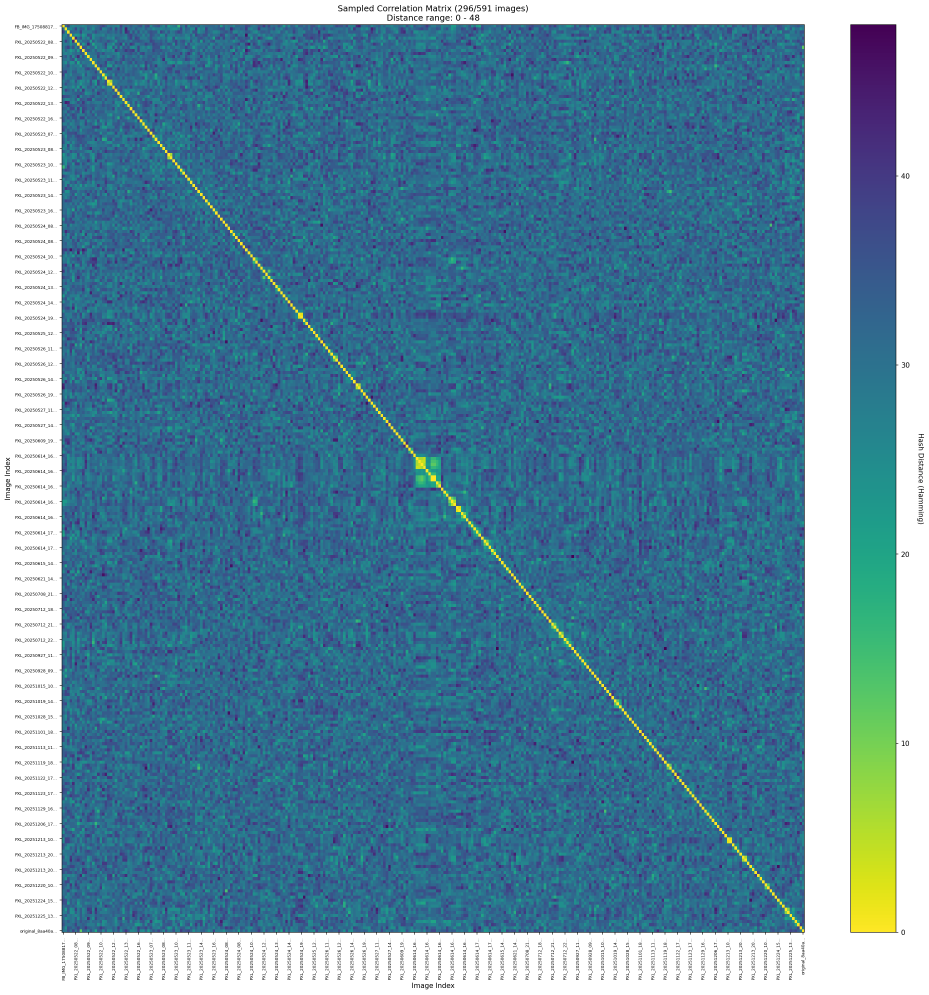
#> input picture hash_correlation_matrix_sampled.png, 2786 x 2983 px (shown at 1/3 size)
$ python -i utils.py   (imports and definitions only)   (older library calls are emulated)
#> lines starting #> are read from the running program, lines starting #| are printed output that depends on the picture
### photo_derush/image_manager.py
import os
import threading
import logging
from typing import Dict, Tuple
from PIL import Image, ImageFile
ImageFile.LOAD_TRUNCATED_IMAGES = True
from collections import OrderedDict

logger = logging.getLogger(__name__)

class ImageManager:
    """Manages thumbnail cache only (miniatures) to avoid memory growth from full-size images.
    Full images are opened on demand (not cached) and file handles closed immediately.
    Thread-safe for concurrent reads."""
    def __init__(self, max_thumbs: int = 1000):
        self._lock = threading.RLock()
        # thumb cache: (path, size) -> (mtime, Image)
        self._thumbs: "OrderedDict[Tuple[str, Tuple[int,int]], Tuple[float, Image.Image]]" = OrderedDict()
        self._max_thumbs = max_thumbs

    # [77 lines left out: functions _current_mtime, get_image, _evict_if_needed, get_thumbnail, clear, not called in this run]

image_manager = ImageManager()

### photo_derush/utils.py
# Common helpers

import cv2
from PIL import Image, ExifTags
import imagehash
import logging
from .image_manager import image_manager
import os

# [13 lines left out: functions pil2pixmap, compute_blur_score, not called in this run]

def compute_sharpness_features(img_path):
#> called with img_path = '../hash_correlation_matrix_sampled.png'
    img = cv2.imread(img_path, cv2.IMREAD_GRAYSCALE)
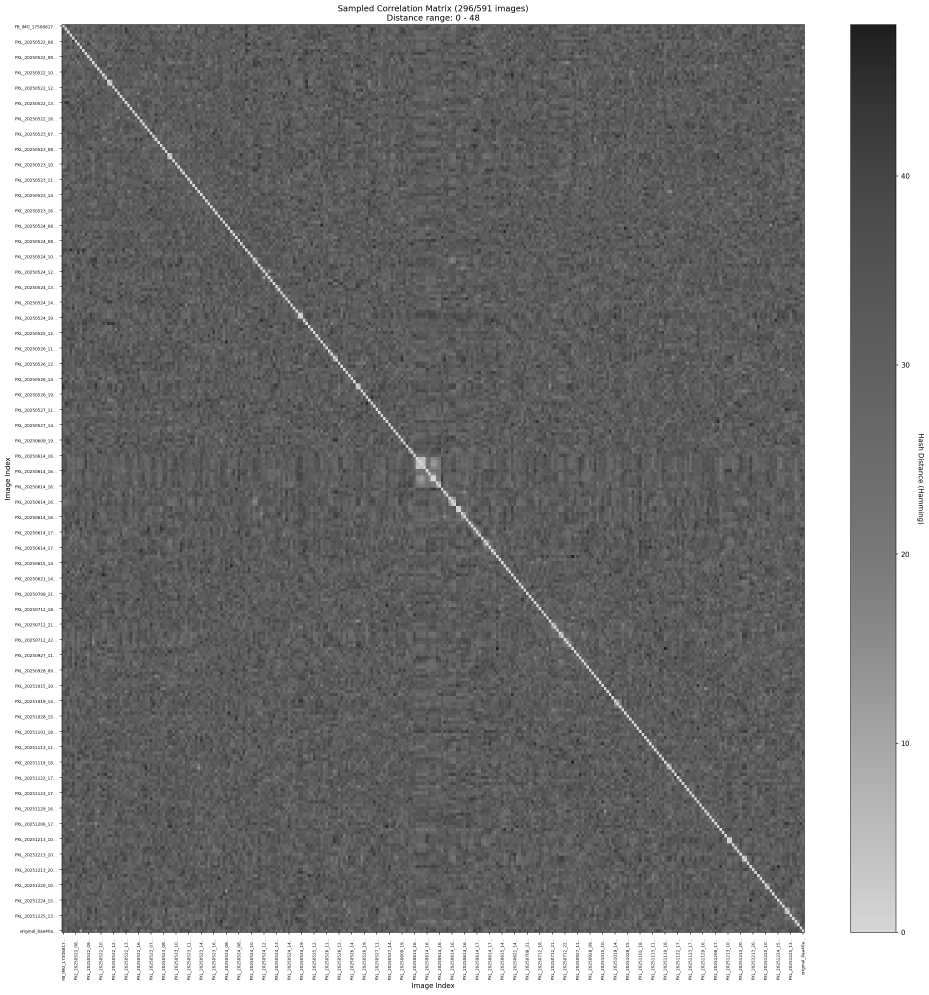
#> img: shape (2983, 2786) (shown at 1/3 size); min 0, max 255, mean 128.1
    if img is None:
        return None
    features = {}
    features['variance_laplacian'] = cv2.Laplacian(img, cv2.CV_64F).var()
    features['tenengrad'] = cv2.Laplacian(img, cv2.CV_64F).var()  # Placeholder for Tenengrad
    features['brenner'] = cv2.Laplacian(img, cv2.CV_64F).var()  # Placeholder for Brenner
    features['wavelet_energy'] = cv2.Laplacian(img, cv2.CV_64F).var()  # Placeholder for Wavelet energy
    return features

# [104 lines left out: functions compute_perceptual_hash, extract_exif, format_gps_info, not called in this run]

>>> result = compute_sharpness_features('../hash_correlation_matrix_sampled.png')
#> result = {'variance_laplacian': 1550.7, 'tenengrad': 1550.7, 'brenner': 1550.7, 'wavelet_energy': 1550.7}

$ run again, on hash_correlation_matrix_clustered.png
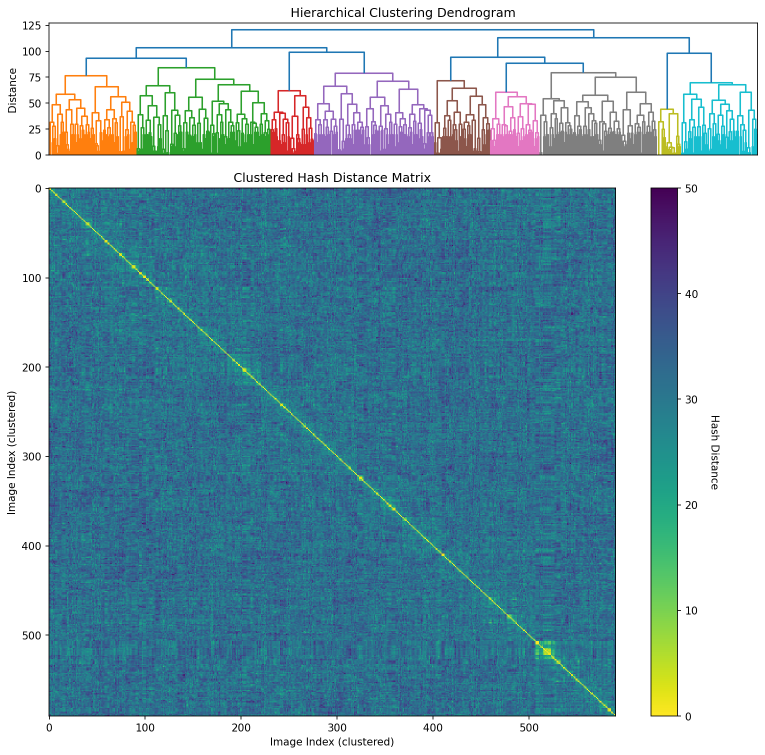
#> input picture hash_correlation_matrix_clustered.png, 1529 x 1510 px (shown at 1/2 size)
#> in compute_sharpness_features, `img = cv2.imread(img_path, cv2.IMREAD_GRAYSCALE)`:
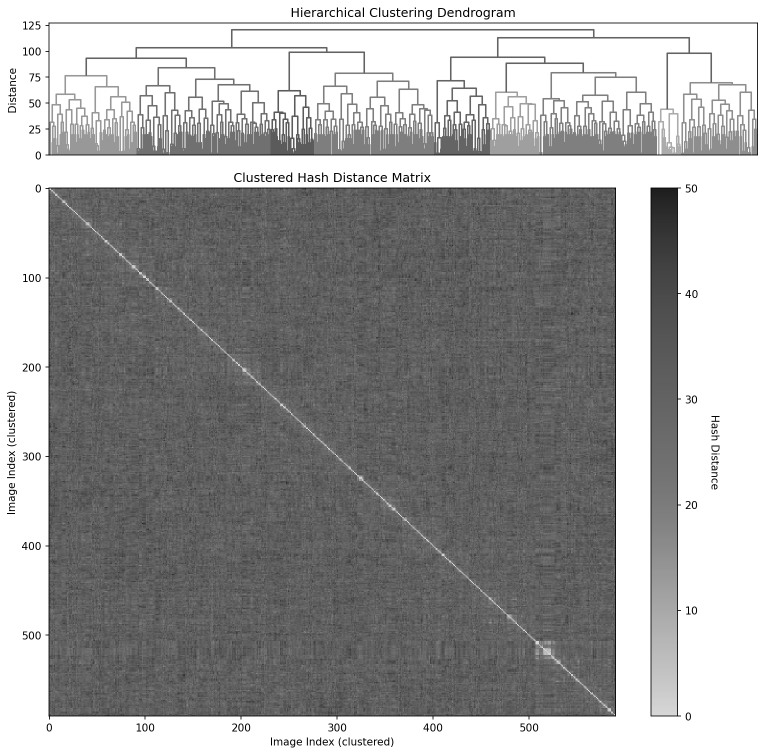
#> img: shape (1510, 1529) (shown at 1/2 size); min 0, max 255, mean 160.3
#> result = {'variance_laplacian': 1837.5, 'tenengrad': 1837.5, 'brenner': 1837.5, 'wavelet_energy': 1837.5}
